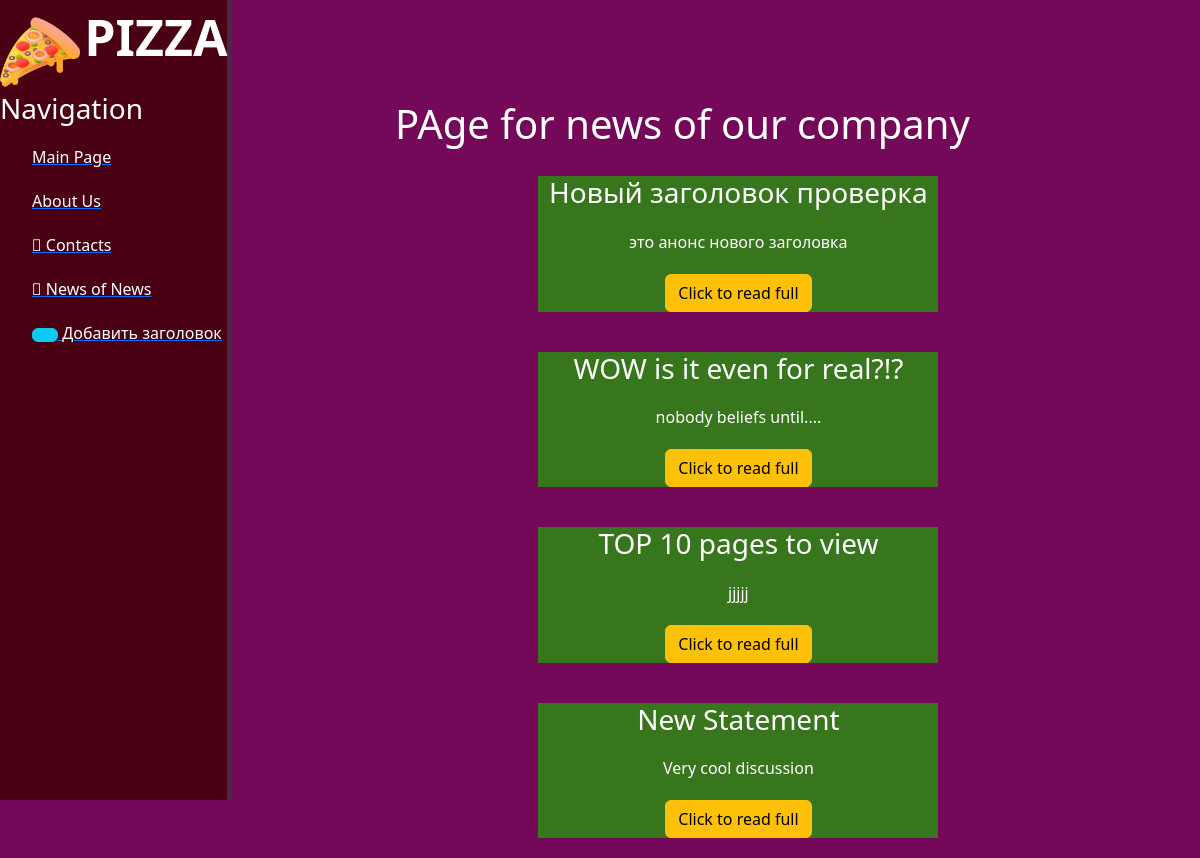
The page /news/ on the database as committed earlier.
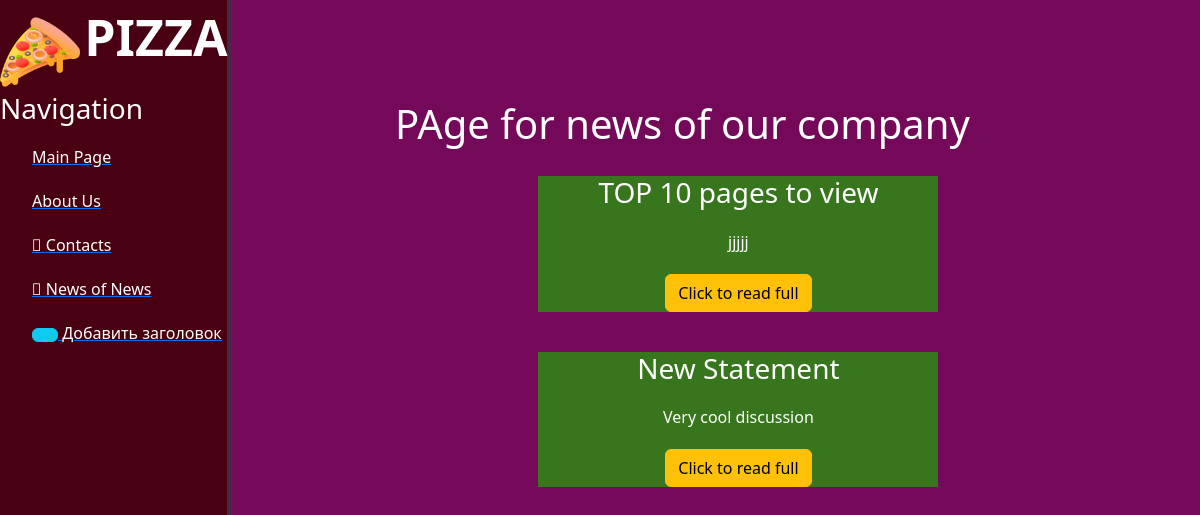
The same page on the database as committed later.
### news/models.py (models this page shows, shortened)
class Article(models.Model):
    title = models.CharField('Name', max_length=50)
    anons = models.CharField('Anons', max_length=250)
    full_text = models.TextField('Article_Name')
    date = models.DateTimeField('Date_Public')
    class Meta:
        verbose_name ='Article'
        verbose_name_plural = 'All Articles'

### news/views.py (the view)
# urls.py: path('', views.news_home, name='news_home'),
def news_home(request):
    news= Article.objects.order_by('-date')[:10]  #showing only :x articles
    return render(request, 'news/news_home.html', {'news': news})

### news/templates/news/news_home.html (shortened to what this page needs)
{%  extends  'mainapp/layout.html'  %}
{% block content %}
    <div class="features">
        <h1>PAge for news of our company</h1>
        {% if news %}
            {% for el in news %}
                <div class="alert-warning">
                    <h3>{{ el.title }}</h3>
                    <p>{{ el.anons }}</p>
                    <a href="{% url 'news-detail' el.id %}" class="btn btn-warning">Click to read full</a>
                </div>
            {% endfor %}
        {% else %}
            <p>No articles here, sorry!!</p>
        {% endif %}
    </div>
{% endblock %}

### mainapp/templates/mainapp/layout.html (shortened to what this page needs)
{% load static %}
<!doctype html>
<html lang="ru">
<head>
    <link rel="stylesheet" href="https://cdn.jsdelivr.net/npm/bootstrap@5.2.3/dist/css/bootstrap.min.css">
    <link rel="stylesheet" href="{% static 'mainapp/css/mainapp.css' %}">
    <link rel="stylesheet" href="https://use.fontawesome.com/releases/v5.8.2/css/all.css">
</head>
<body>
    <aside>
        <img src="{% static 'mainapp/img/pizza.png' %}" alt="Super Image here">
        <span class="logo"> PIZZA </span>
        <h3>Navigation</h3>
        <ul>
            <a href="{% url 'home' %}"> <li>  Main Page</li> </a>
            <a href="{% url 'about' %}"> <li>  About Us</li> </a>
            <a href="{% url 'home' %}"> <li> <i class="fa-light fa-id-card"></i> Contacts</li> </a>
            <a href="{% url 'news_home' %}"> <li> <i class="fa-light fa-id-card"></i> News of News</li> </a>
            <a href="{% url 'create' %}"> <li><button class="btn btn-info"></button>  Добавить заголовок</li> </a>
        </ul>
    </aside>
    <main>
        {%  block content  %}
        {%  endblock  %}
    </main>
</body>
</html>

### mainapp/static/mainapp/css/mainapp.css (style rules this page uses)
body { background: #730958; }
aside { float: left; background: #480012; width: 20% padding: 2.5%; height: 100vh; color: #ffffff; border-right: 5px solid #482848 }
aside img { width: 80px; float: center; }
aside .logo { font-size: 50px ; margin-left: 10 px; font-weight: bold; position: relative; center: 0 px; }
aside h3 { margin-top: 50 px font-size: 30 px }
aside ul { list-style:none }
aside ul li { color: #FFFFFF; display: block; margin-top: 20px; transition: all 0.6s ease; }
main .features { float: left; color: #ffffff; margin-top: 100px; text-align: center; width: 75%; }
main .features h1 { font-size: 50 px; }
main .features p { max-width: 400 px; margin: 20px auto }
.alert-warning { float: left; clear: both; width: 400px; margin: 20px 34%; text-align: center; background: #38761d; size: 500px; }

Rows that differ between the two databases and show on the page:
removed Article: title "Новый заголовок проверка", anons "это анонс нового заголовка"
removed Article: title "WOW is it even for real?!?", anons "nobody beliefs until...."
